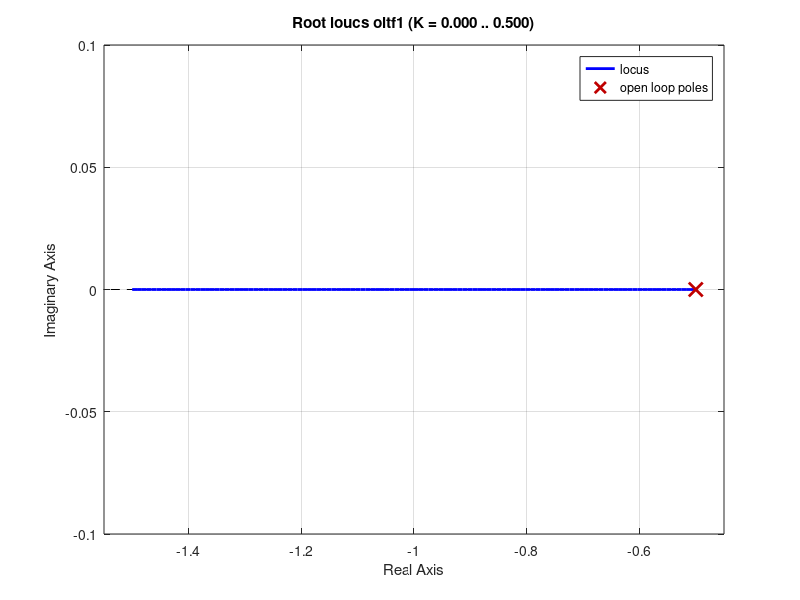
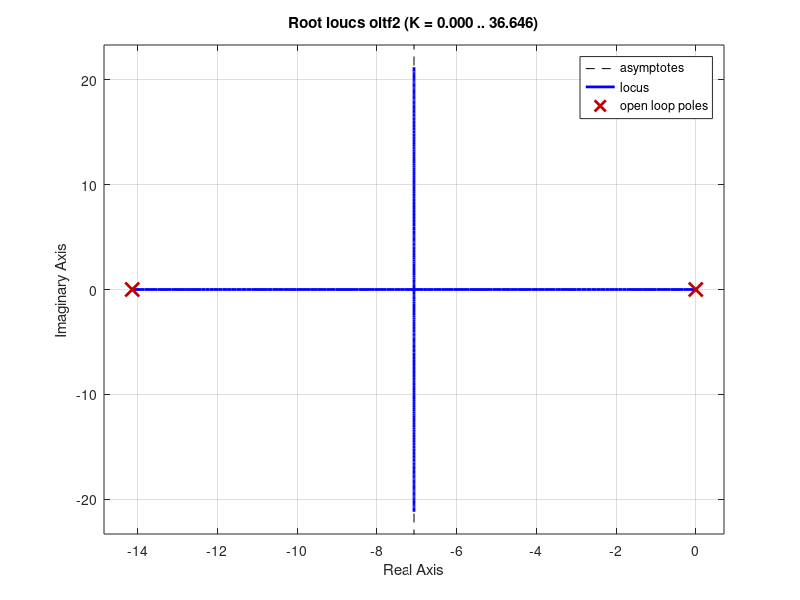
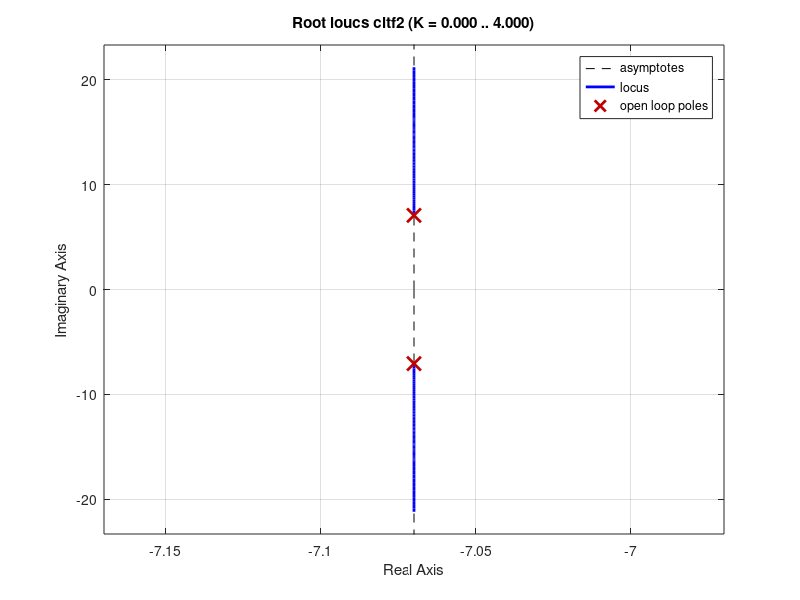
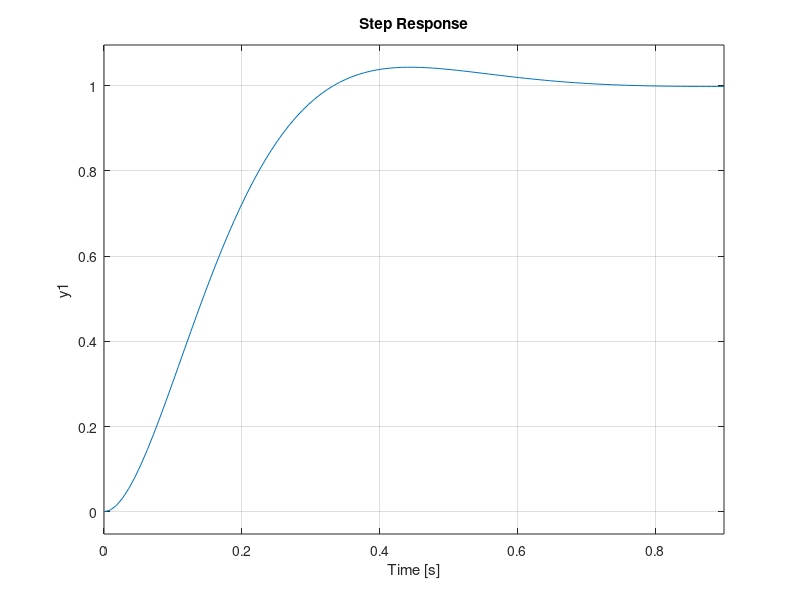

Recreate these plots in MATLAB, in order.
clc; clear all; close all;

L_del_a = 2.0; L_p = -0.5;

% inner loop
num = L_del_a;
den = [1 -L_p];
oltf1 = tf(num, den);

k_as = 6.82;

cltf1 = feedback(k_as * oltf1, 1);
oltf2 = cltf1 * tf(1, [1 0]);

k = 7.33;
cltf2 = feedback(k * oltf2, 1);


figure(1);
rlocus(oltf1)
figure(2);
rlocus(oltf2)
figure(3);
rlocus(cltf2)
figure(4);
step(cltf2)


